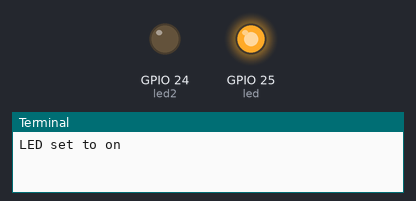
Simulated run of this program. Board: Raspberry Pi (BCM pin numbers). Shown: output pins drawn as LEDs (lit = HIGH), the last lines printed to the terminal. Random numbers come from a fixed seed. At 2.0 s the program stops and its outputs stay as they are.

Above: at 0.01 s.
At 1.11 s:
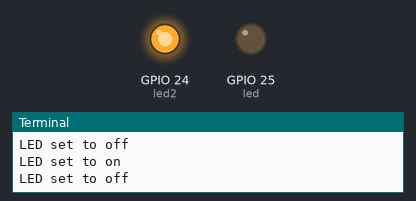
At 2.1 s:
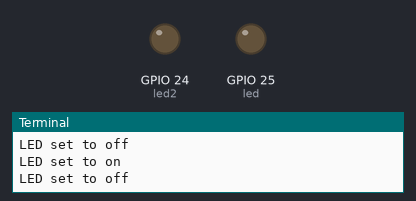
Timing chart, 0 to 3.5 s (numbered marks = the images above):
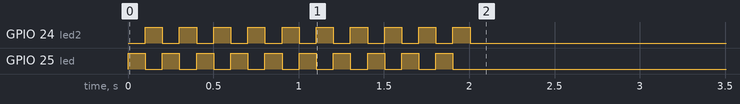

The program:

blinking_led.py
```python
from gpiozero import LED
from time import sleep
import random

led = LED(25)
led2 = LED(24)

winner = random.randint(1,2)

'''
name = input("Enter your name: ")
if name == 'Sarah':
    delay = 0.5
elif name == "Bilal":
    delay = 0.05
elif name == "Rabab":
    delay = 1
else:
    delay = 3
'''
count = 10
delay = 0.1

while count > 0:
    led.on()
    led2.off()
    print("LED set to on")
    sleep(delay)

    led.off()
    led2.on()
    print('LED set to off')
    sleep(delay)

    count = count - 1

led.off()
led2.off()

if winner == 1:
    led.on()
else:
    led2.on()
```
